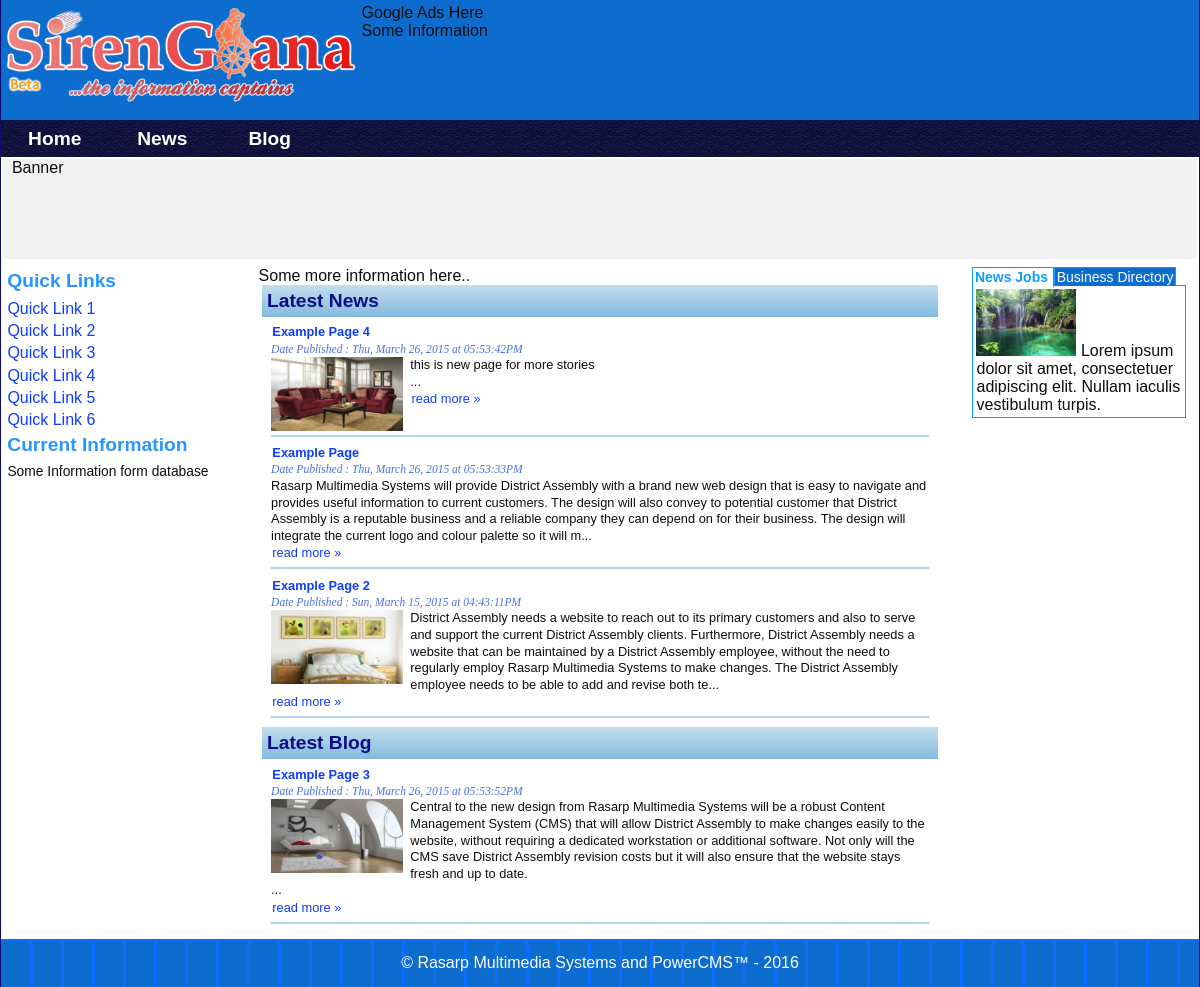
The page / on the database its author committed.
### tables this page shows
CREATE TABLE IF NOT EXISTS `sitemenu` (
`Id` int(11) unsigned NOT NULL,
  `Nav_name` varchar(20) NOT NULL,
  `Nav_type` varchar(20) DEFAULT NULL,
  `Nav_level` int(5) DEFAULT NULL,
  `Position` int(10) NOT NULL,
  `Visible` enum('Y','N') DEFAULT NULL,
  `Featured` enum('Yes','No') NOT NULL DEFAULT 'No'
);

CREATE TABLE IF NOT EXISTS `pagecategory` (
`Id` int(10) unsigned NOT NULL,
  `Category` varchar(50) DEFAULT NULL,
  `Position` int(30) DEFAULT NULL,
  `Visible` enum('Y','N') NOT NULL
);

CREATE TABLE IF NOT EXISTS `pages` (
`Id` int(10) unsigned NOT NULL,
  `Title` varchar(255) DEFAULT NULL,
  `Content` text,
  `Source` tinytext,
  `Postedby` int(3) DEFAULT NULL,
  `Dateposted` timestamp NOT NULL DEFAULT CURRENT_TIMESTAMP ON UPDATE CURRENT_TIMESTAMP,
  `Position` int(30) DEFAULT NULL,
  `Published` enum('Y','N') DEFAULT 'N',
  `Featured` enum('Y','N') DEFAULT 'N',
  `Views` int(30) DEFAULT NULL
);

### data/navigation.data.php (called while the page is built, shortened)
<?php
class Navigation extends SchemaObjects{
	  function __construct($tablename=""){
		return (!empty($tablename))?$this->getTablename($tablename):"";
	 }
	 public static function selectNavTable($tablename){
	 	    return new Navigation($tablename);
	 }
}

### config/dbcon.class.php (called while the page is built, shortened)
<?php
class MySQLDatabase{
	private $connection;
	private $query_result;
	private static $dbinstance = 0;
 	       function __construct(){
		    $mysqlconnect = new mysqli(DB_HOST,DB_USERNAME,DB_PASSWORD,DB_NAME);
		    static::$dbinstance = 1;
			$this->connection = $mysqlconnect; return static::$dbinstance;
 		}
		public function query($query=null){
		 		$this->query_result = $this->connection->query($query);
				return $this->query_result!=null?$this->query_result:"";
		}
		public function fetchObj($classname=''){
		       return $this->query_result->fetch_object($classname);
		}
		public function getNumofRows(){
		       return $this->query_result->num_rows;
		}
}
$database = new MySQLDatabase();

### config/dbobjects.class.php (called while the page is built, shortened)
<?php
class SchemaObjects{
	protected static function where($clause){
     	return " WHERE {$clause} ";
     }
	public static function findAllRecords($addclause=''){
		$data = static::findBySql("SELECT * FROM ".static::$tablename." $addclause");
		return $data;
	 }
    public static function findRow($whichfield=null){
	 	$foundrow = static::findBySql("SELECT * FROM ".static::$tablename.""
	 	.($whichfield!=null?static::where($whichfield):""));
		return (!empty($foundrow))?array_shift($foundrow):false;
	 }
	 protected static function findBySql($sql=''){
	 	    global $database;
			if($database->query($sql)){
			return ($database->getNumofRows()!=0)? static::instantiate():"";
			}
	 }
 	 private static function instantiate(){
 	 	     global $database; $objects = array();
		     $classname = get_called_class();
	         while($row = $database->fetchObj("$classname")){
			    $objects[] = $row;
	     	 }
	   return $objects;
	}
}

### includes/functions.inc.php (called while the page is built, shortened)
<?php
function getPageDesc($str, $start_at=0,$end_at=60){
	      $subchar = substr($str, $start_at,$end_at);
		  return $subchar."...";
}
function random_chars($length,$randmin=0){
	 $characters ="abcdefghijklmnopqrstuvwxyzABCDEFGHIJKLMNOPQRSTUVWXYZ0123456789";
	 $randchar ="";
	 for($i=0;$i<$length;$i++){
		 $randchar .= $characters[mt_rand($randmin,strlen($characters)-1)];
		 }
		return $randchar;
	}
function formatDate($origdate='',$format = "%d/%m/%Y"){
	switch($format){
	case "datetime_word": $format = "%a, %B %d, %Y at %I:%M:%S%p";
	default: $format;
	}
	if(strlen($origdate)>0){
		return strftime($format,strtotime($origdate));
	}else{ return " "; }
}
function bbcode_parser($string){
	$string = trim($string);
	$html_tags ='p|b|i|h1|h2|h3|h4|h5|h6|size|color|center|quote|cite|url|img';
		 return $string;
	}
?>

### config/table.class.php (called while the page is built, shortened)
<?php
class Table extends SchemaObjects {
	function __construct($tablename=""){
	  return (!empty($tablename))?$this->getTablename($tablename):"";
	 }
}
?>

### data/settings.data.php (called while the page is built, shortened)
<?php
class GlobalSettings extends SchemaObjects{
    function __construct($tablename=""){
            return (!empty($tablename))?$this->getTablename($tablename):"";
            }
}

### data/page.data.php (called while the page is built, shortened)
<?php
class Page extends SchemaObjects {
	function __construct($tablename=""){
	  return (!empty($tablename))?$this->getTablename($tablename):"";
	 }
}

### includes/html_func.inc.php (the view, shortened to what this page needs)
<?php
function homePageFlexBox($dir_path=''){
$settings = new GlobalSettings("pages");
$pgcategory = new Table("pagecategory");
$page     = new Page("pages");
$Image = new Image("pageimgs");
$pagecat = $pgcategory::findAllRecords();
if($pagecat){
$tp = $settings::countRows();
$settings->Pagelimit = 10;
$paginate = new Pagination($settings->Currentpage,$settings->Pagelimit,$tp->Totalrows);
$output =""; $hyperlink = new GenerateUrl;
$pgdescs = $page::findAllRecords("ORDER BY Dateposted DESC LIMIT ".$settings->Pagelimit);
}
$image_path = $dir_path.PAGEIMG_DIR;
$output ='';
 if(!empty($pagecat)){
     foreach($pagecat as $pcateg){
     if($pcateg->Visible=="Y"){
     $output .= "<div class=\"flex_box\">";
     $output .="<h3>Latest {$pcateg->Category}</h3><ol>";
      foreach($pgdescs as $pgdesc){
        if( ($pcateg->Position==$pgdesc->Position) && ($pgdesc->Published=="Y" && $pgdesc->Featured=="Y")){
            $querystr = $paginate->addparam = "id=".$pgdesc->Id.",action=display,target=".$pcateg->Category.",cpos=".$pcateg->Position."";
            $title_link = $hyperlink::buildLink(".",".","{$pgdesc->Title}",$querystr);
            $continuelink= $hyperlink::buildLink(".",".","read more &raquo;",$querystr);
            $output .="<li><div><h4>{$title_link}</h4>
             <p><time class=\"dateposted\">Date Published : ".formatDate($pgdesc->Dateposted,"datetime_word")."</time></p>
         <p>".$Image->showThumbImage($pgdesc->Id,$image_path."thumbnails/").getPageDesc(bbcode_parser($pgdesc->Content),0,400)."<br>{$continuelink}<hr></div></li>";
           }
         }
      $output .= "</ol></div>";
      }
 }
return $output;
}
}
function getPublicNavigation($url="."){
  $navigation  = new Navigation();
  $navigation  = $navigation::selectNavTable("sitemenu");
  $public_menu = $navigation->findAllRecords("ORDER BY Position");
  $index_link  = GenerateUrl::buildLink($url,$url,"Home");
   if(!empty($public_menu)){
   	$output = "<ul id=\"navigation\"><li>$index_link</li>";
    foreach($public_menu as $pmenu){
      $make_link = GenerateUrl::buildLink($url,".",$pmenu->Nav_name,"action=view,target={$pmenu->Nav_name},cpos={$pmenu->Position},rnd=".random_chars(20));
	  $output .="<li>{$make_link}";
    }
    $output .= "</li></ul>"; return $output;
  }
}

### library/gen_url.class.php (shortened to what this page needs)
<?php
class GenerateUrl{
   private $Url;
   private $Urlparams = array();
   private $File;
   function __construct($url=""){
   	 $this->Url = $url;
   }
   private function addFile($filename=""){
   	  $this->File = $filename;
   }
   private function addUrlParams($param_name,$param_value){
  	$this->Urlparams[$param_name] = $param_value;
  }
  private function createUrl(){
  	    $url = "";
	    $url .= ($this->File !='')?$this->Url.'/'.$this->File:$this->Url;
  	    $params = $this->Urlparams;
   	     if(count($params)>0){ $index = 0;
			foreach ($params as $param_key => $param_value) {
				$url .= ($index === 0)?"?":"&";
				$url .= urlencode($param_key) ."=".urldecode($param_value);
				$index++;
			}
   	   	}
	return $url;
  }
  public static function buildLink($url,$addfile,$linktext,$param_list='',$extra_param=''){
  	$makeurl = new GenerateUrl($url);
     $makeurl->addFile($addfile);
	 if(strlen($param_list)!=0){
	 	$param_list = explode(",", $param_list);
	 	foreach ($param_list as $params) {
			$params = preg_split("/=/", $params);
			$paramkey = $params[0]; $paramval = $params[1];
		    $makeurl->addUrlParams($paramkey, $paramval);
		 }
	 }
     $linktext = (strlen($linktext)==0)?$this->createUrl():trim($linktext);
  	return "<a href=\"".$makeurl->createUrl()."\" {$extra_param}>$linktext</a>";
  }
}

### data/images.data.php (shortened to what this page needs)
<?php
class Image extends SchemaObjects{
	  function __construct($tablename=""){
		  return (!empty($tablename))?$this->getTablename($tablename):"";
	  }
	public function showThumbImage($getimgid=1,$thumbdir=''){
	         $page_image = static::findRow("Pageid={$getimgid}");
		 if($page_image) {
	         $thumbimg  = $thumbdir.$page_image->Imgname.".".$page_image->Extention;
	         return (strlen($page_image->Imgname)!=0)?"<img src=\"$thumbimg\" alt=\"".$page_image->Imgname."\" title=\"".$page_image->Imgcaption."\"  class=\"thumbimg\" />":"";
			 }else{ return "";}
	   }
}

### rows shown on the page
sitemenu: Nav_name "News"
sitemenu: Nav_name "Blog"
pagecategory: Category "News"
pages: Title "Example Page 4 read more »", Dateposted "Thu, March 26, 2015 at 05:53:42PM", shows a picture, Content "this is new page for more stories ..."
pages: Title "Example Page read more »", Dateposted "Thu, March 26, 2015 at 05:53:33PM", Content "Rasarp Multimedia Systems will provide District Assembly with a brand new web design that is easy to navigate and provides useful information to current customers. The design will also convey to potential customer that District Assembly is a reputable business and a reliable company they can depend on for their business. The design will integrate the current logo and colour palette so it will m..."
pages: Title "Example Page 2 read more »", Dateposted "Sun, March 15, 2015 at 04:43:11PM", shows a picture, Content "District Assembly needs a website to reach out to its primary customers and also to serve and support the current District Assembly clients. Furthermore, District Assembly needs a website that can be maintained by a District Assembly employee, without the need to regularly employ Rasarp Multimedia Systems to make changes. The District Assembly employee needs to be able to add and revise both te..."
pagecategory: Category "Blog"
pages: Title "Example Page 3 read more »", Dateposted "Thu, March 26, 2015 at 05:53:52PM", shows a picture, Content "Central to the new design from Rasarp Multimedia Systems will be a robust Content Management System (CMS) that will allow District Assembly to make changes easily to the website, without requiring a dedicated workstation or additional software. Not only will the CMS save District Assembly revision costs but it will also ensure that the website stays fresh and up to date. ..."

### other values the page prints
$template->getPage("PageHeader") "Google Ads Here Some Information"
$linktext "Home"
$template->getPage("AsideLeft") "Quick Links Quick Link 1 Quick Link 2 Quick Link 3 Quick Link 4 Quick Link 5 Quick Link 6 Current Information Some Information form database"
$template->getPage("AsideRight") "News Jobs Business Directory Lorem ipsum dolor sit amet, consectetuer adipiscing elit. Nullam iaculis vestibulum turpis."
$template->getPage("Footer") "© Rasarp Multimedia Systems and PowerCMS™ - 2016"
